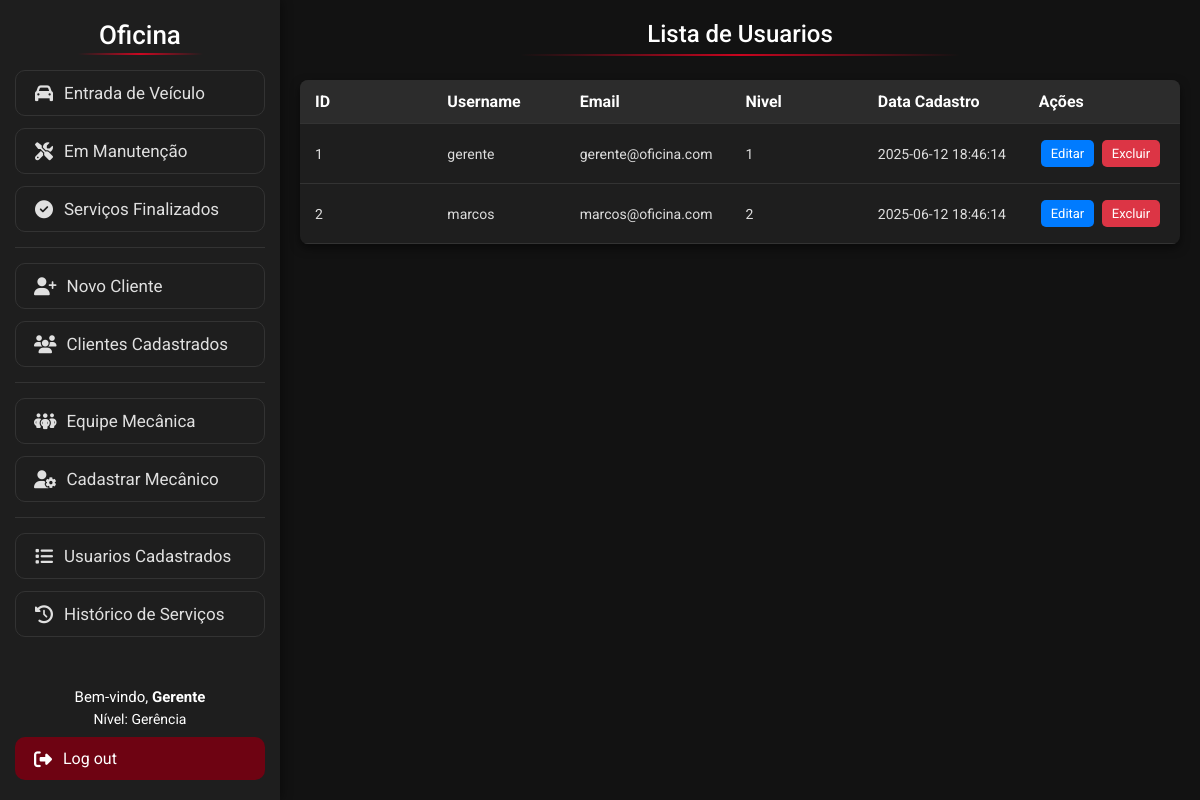
The page /Visao/ListarUsuarios.php (signed in) on the database its author committed.
### tables this page shows
create table usuario (
idUsuario int auto_increment primary key,
login varchar(80) not null unique,
senha varchar(80) not null,
email varchar(120) not null,
nivel tinyint not null default 2,
CHECK (nivel IN (1, 2)),
dataCadastro datetime default current_timestamp
);

### Modelo/DAO/ClassUsuarioDAO.php (called while the page is built, shortened)
<?php
class ClassUsuarioDAO
{
    public function listarUsuarios()
    {
        try {
            $pdo = Conexao::getInstance();
            $sql = "SELECT * FROM usuario";
            $stmt = $pdo->prepare($sql);
            $stmt->execute();
            return $stmt->fetchAll(PDO::FETCH_ASSOC);
        } catch (PDOException $exc) {
            echo $exc->getMessage();
        }
    }
}

### Visao/ListarUsuarios.php (the view, shortened to what this page needs)
<!DOCTYPE html>
<html lang="pt-BR">
<head>
    <link rel="stylesheet" href="css/lista.css">
</head>
<body>
    <?php
    include 'Menu.php';
    ?>
    <h1 class="titulo">Lista de Usuarios</h1>
    <table class="tabela-clientes">
        <thead>
            <tr>
                <th>ID</th>
                <th>Username</th>
                <th>Email</th>
                <th>Nivel</th>
                <th>Data Cadastro</th>
                <th>Ações</th>
            </tr>
        </thead>
        <tbody>
            <?php
            require_once "../Modelo/DAO/ClassUsuarioDAO.php";
            $userDAO = new ClassUsuarioDAO();
            $users = $userDAO->listarUsuarios();
            foreach ($users as $user) {
                echo '<tr>';
                echo '<td>' . $user['idUsuario'] . '</td>';
                echo '<td>' . $user['login'] . '</td>';
                echo '<td>' . $user['email'] . '</td>';
                echo '<td>' . $user['nivel'] . '</td>';
                echo '<td>' . $user['dataCadastro'] . '</td>';
                echo '<td>
                    <a href="AlterarUsuario.php?idex=' . $user['idUsuario'] . '"class="btn btn-editar">Editar</a>
                    <a href="../Controle/ControleUsuario.php?ACAO=deletarUser&idex=' . $user['idUsuario'] . '" class="btn btn-excluir" onclick="return confirm(\'Tem certeza que deseja excluir este usuario?\')">Excluir</a>
                    </td>';
                echo '</tr>';
            }
            ?>
        </tbody>
    </table>
</body>
</html>

### Visao/css/lista.css (style rules this page uses)
* { box-sizing: border-box; font-family: 'Roboto', sans-serif; margin: 0; padding: 0; }
body { background-color: #121212; color: #e0e0e0; padding: 20px; margin-left: 280px; }
.titulo { color: white; margin-bottom: 1.5rem; font-weight: 500; font-size: 24px; text-align: center; position: relative; padding-bottom: 0.5rem; }
.titulo::after { content: ''; position: absolute; bottom: 0; left: 25%; width: 50%; height: 2px; background: linear-gradient(90deg, transparent, #ff0022c4, transparent); }
.tabela-clientes { width: 100%; min-width: 600px; border-collapse: collapse; background-color: #1e1e1e; border-radius: 8px; overflow: hidden; box-shadow: 0 4px 10px rgba(0, 0, 0, 0.5); }
.tabela-clientes th, .tabela-clientes td { padding: 12px 15px; text-align: left; border-bottom: 1px solid #333; word-wrap: break-word; }
.tabela-clientes th { background-color: #2c2c2c; color: #ffffff; }
.tabela-clientes td { color: #dddddd; font-size: 14px; min-width: 130px; }
.btn { padding: 6px 10px; border: none; border-radius: 5px; cursor: pointer; font-size: 13px; margin: 4px 2px; display: inline-block; white-space: nowrap; text-align: center; }
.btn-editar { background-color: #007bff; color: white; text-decoration: none; }
.btn-excluir { background-color: #dc3545; color: white; text-decoration: none; }

### rows shown on the page
usuario: idUsuario "1", login "gerente", email "gerente@oficina.com", nivel "1", dataCadastro "2025-06-12 18:46:14"
usuario: idUsuario "2", login "marcos", email "marcos@oficina.com", nivel "2", dataCadastro "2025-06-12 18:46:14"

### other values the page prints
$_SESSION['login'] "Gerente"
